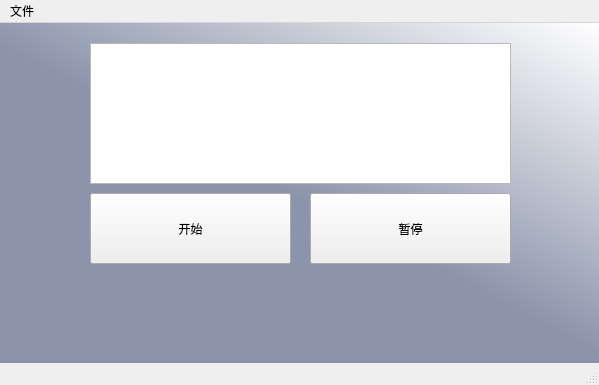
<?xml version="1.0" encoding="UTF-8"?>
<ui version="4.0">
 <class>MainWindowClass</class>
 <widget class="QMainWindow" name="MainWindowClass">
  <property name="geometry">
   <rect>
    <x>0</x>
    <y>0</y>
    <width>599</width>
    <height>385</height>
   </rect>
  </property>
  <property name="windowTitle">
   <string>迅了个雷</string>
  </property>
  <property name="styleSheet">
   <string notr="true">

</string>
  </property>
  <widget class="QWidget" name="centralWidget">
   <property name="styleSheet">
    <string notr="true">QWidget#centralWidget {background-color: qlineargradient(spread:pad, x1:0.517, y1:0.534, x2:1, y2:0, stop:0 rgba(139, 148, 171, 255), stop:1 rgba(255, 255, 255, 255));
}</string>
   </property>
   <widget class="QPushButton" name="startButton">
    <property name="geometry">
     <rect>
      <x>90</x>
      <y>170</y>
      <width>201</width>
      <height>71</height>
     </rect>
    </property>
    <property name="text">
     <string>开始</string>
    </property>
   </widget>
   <widget class="QTextEdit" name="urlEdit">
    <property name="geometry">
     <rect>
      <x>90</x>
      <y>20</y>
      <width>421</width>
      <height>141</height>
     </rect>
    </property>
   </widget>
   <widget class="QPushButton" name="pauseButton">
    <property name="geometry">
     <rect>
      <x>310</x>
      <y>170</y>
      <width>201</width>
      <height>71</height>
     </rect>
    </property>
    <property name="text">
     <string>暂停</string>
    </property>
   </widget>
   <widget class="QLabel" name="statusLabel">
    <property name="geometry">
     <rect>
      <x>90</x>
      <y>260</y>
      <width>421</width>
      <height>61</height>
     </rect>
    </property>
    <property name="text">
     <string/>
    </property>
   </widget>
  </widget>
  <widget class="QMenuBar" name="menuBar">
   <property name="geometry">
    <rect>
     <x>0</x>
     <y>0</y>
     <width>599</width>
     <height>23</height>
    </rect>
   </property>
   <widget class="QMenu" name="menuFile">
    <property name="title">
     <string>文件</string>
    </property>
    <addaction name="actionNew"/>
    <addaction name="actionOpen"/>
    <addaction name="separator"/>
    <addaction name="actionExit"/>
   </widget>
   <addaction name="menuFile"/>
  </widget>
  <widget class="QStatusBar" name="statusBar">
   <property name="toolTip">
    <string/>
   </property>
  </widget>
  <action name="actionNew">
   <property name="text">
    <string>新建下载</string>
   </property>
  </action>
  <action name="actionExit">
   <property name="text">
    <string>退出</string>
   </property>
  </action>
  <action name="actionOpen">
   <property name="text">
    <string>打开...</string>
   </property>
  </action>
 </widget>
 <layoutdefault spacing="6" margin="11"/>
 <resources>
  <include location="mainwindow.qrc"/>
 </resources>
 <connections>
  <connection>
   <sender>startButton</sender>
   <signal>clicked()</signal>
   <receiver>MainWindowClass</receiver>
   <slot>startDownload()</slot>
   <hints>
    <hint type="sourcelabel">
     <x>165</x>
     <y>235</y>
    </hint>
    <hint type="destinationlabel">
     <x>174</x>
     <y>410</y>
    </hint>
   </hints>
  </connection>
 </connections>
 <slots>
  <slot>startDownload()</slot>
 </slots>
</ui>
